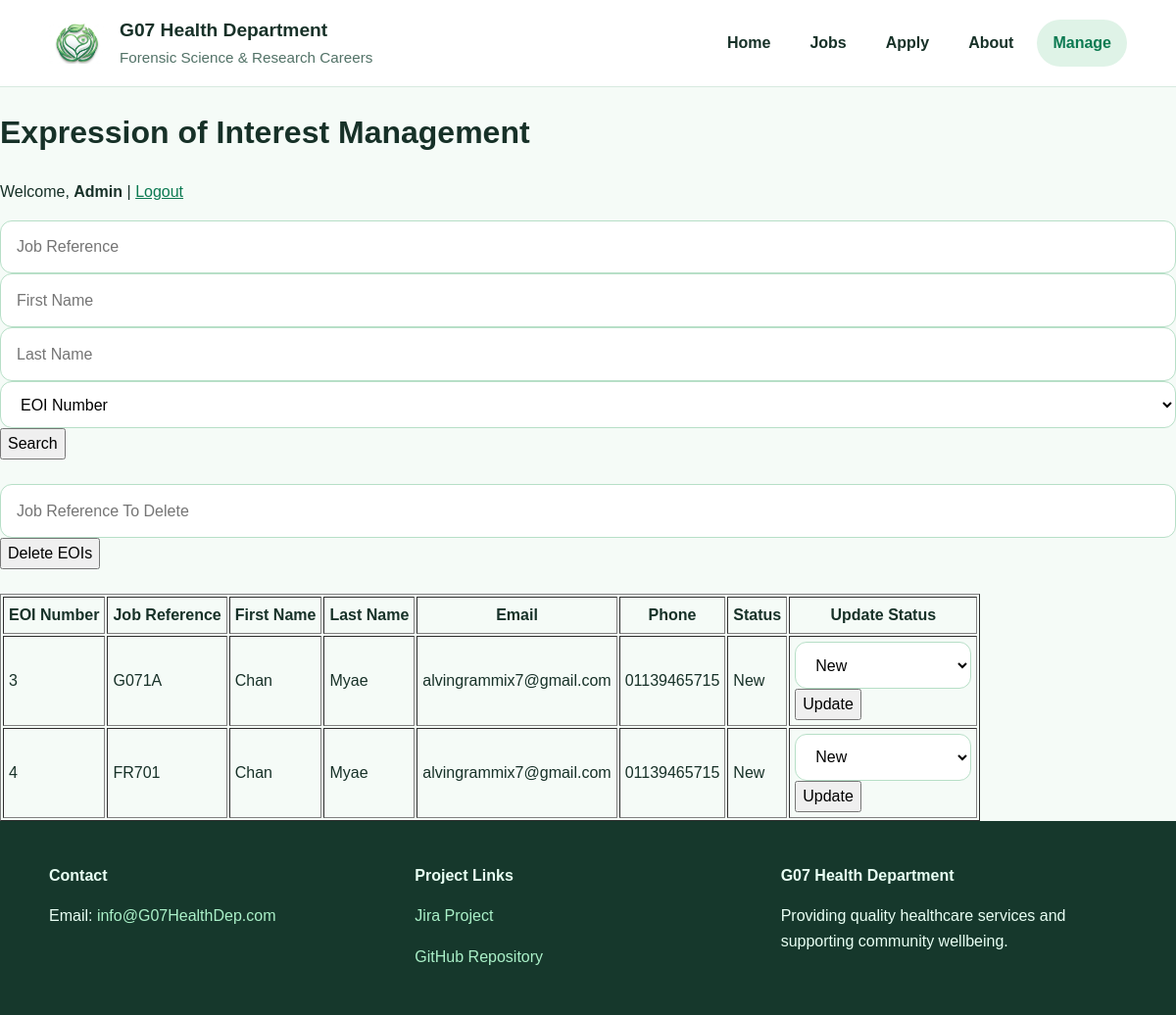
The page /manage.php (signed in) on the database as committed earlier.
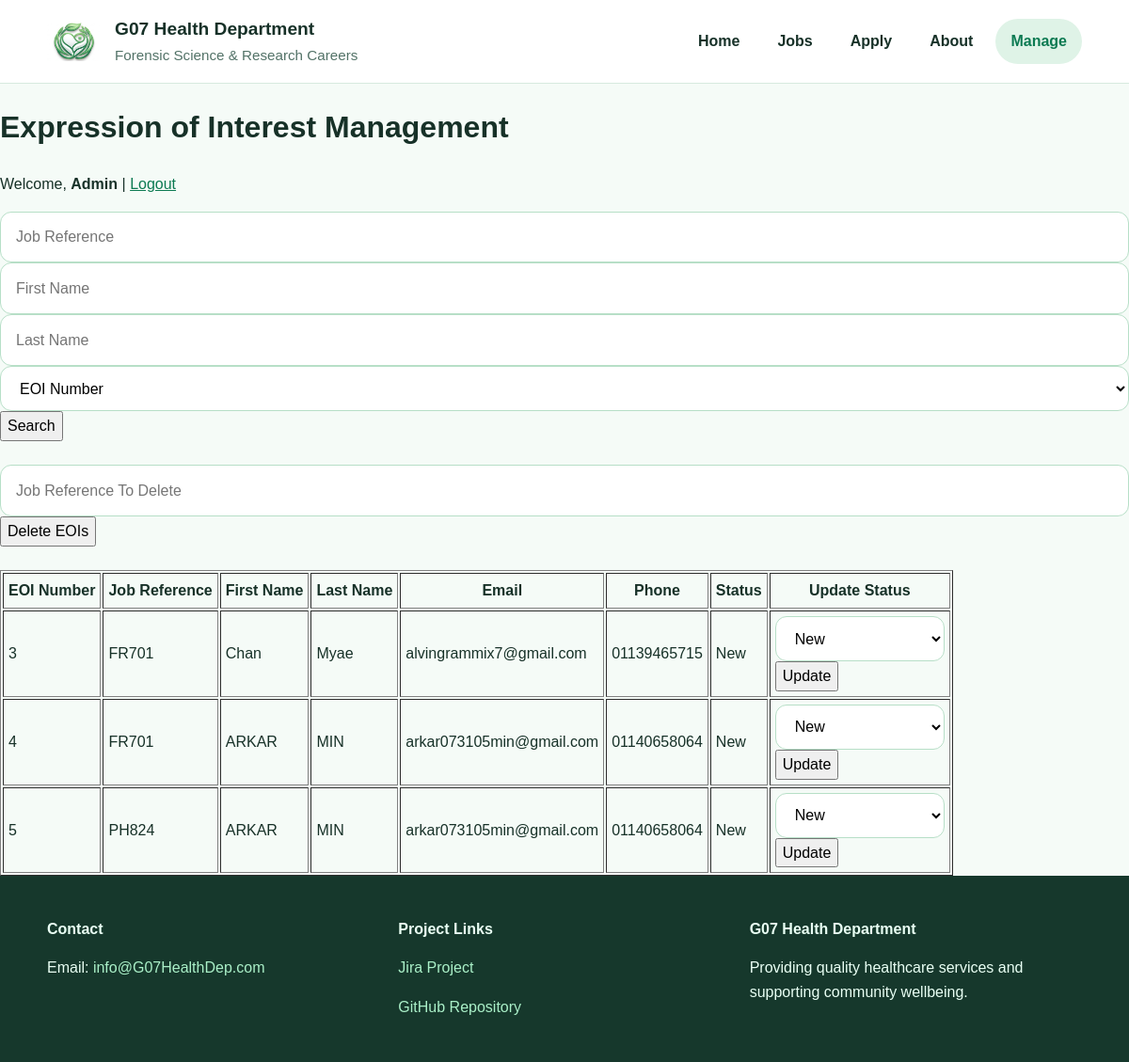
The same page on the database as committed later.
### tables this page shows
CREATE TABLE `eoi` (
  `EOInumber` int(11) NOT NULL,
  `job_reference` varchar(10) NOT NULL,
  `first_name` varchar(20) NOT NULL,
  `last_name` varchar(20) NOT NULL,
  `dob` date NOT NULL,
  `gender` varchar(10) NOT NULL,
  `street` varchar(40) NOT NULL,
  `suburb` varchar(40) NOT NULL,
  `state` varchar(10) NOT NULL,
  `postcode` varchar(4) NOT NULL,
  `email` varchar(100) NOT NULL,
  `phone` varchar(12) NOT NULL,
  `skills` text DEFAULT NULL,
  `other_skills` text DEFAULT NULL,
  `status` enum('New','Current','Final') DEFAULT 'New',
  `position` varchar(50) NOT NULL
);

### web/manage.php (the view, shortened to what this page needs)
<?php
$page = "manage";
require_once("../include/settings.php");
$conn = mysqli_connect($host, $user, $pwd, $sql_db);
$sql = "SELECT * FROM eoi WHERE 1=1";
$sort = "EOInumber";
$sql .= " ORDER BY $sort";
$result = mysqli_query($conn, $sql);
include("../include/header.inc");
include("../include/nav.inc");
?>
<main class="manage-page">
<h1>Expression of Interest Management</h1>
<p>
Welcome,
<strong><?php echo $_SESSION["username"]; ?></strong>
|
<a href="logout.php">Logout</a>
</p>
<form method="post">
    <input
        type="text"
        name="ref_number"
        placeholder="Job Reference">
    <input
        type="text"
        name="fname"
        placeholder="First Name">
    <input
        type="text"
        name="lname"
        placeholder="Last Name">
    <select name="sort">
        <option value="EOInumber">EOI Number</option>
    </select>
    <button type="submit">
        Search
    </button>
</form>
<br>
<form method="post">
    <input
        type="text"
        name="delete_ref"
        placeholder="Job Reference To Delete"
        required>
    <button
        type="submit"
        name="delete_eoi">
        Delete EOIs
    </button>
</form>
<br>
<table border="1" cellpadding="5">
<tr>
    <th>EOI Number</th>
    <th>Job Reference</th>
    <th>First Name</th>
    <th>Last Name</th>
    <th>Email</th>
    <th>Phone</th>
    <th>Status</th>
    <th>Update Status</th>
</tr>
<?php
if ($result && mysqli_num_rows($result) > 0)
{
    while ($row = mysqli_fetch_assoc($result))
    {
?>
<tr>
<td><?php echo $row["EOInumber"]; ?></td>
<td><?php echo $row["job_reference"]; ?></td>
<td><?php echo $row["first_name"]; ?></td>
<td><?php echo $row["last_name"]; ?></td>
<td><?php echo $row["email"]; ?></td>
<td><?php echo $row["phone"]; ?></td>
<td><?php echo $row["status"]; ?></td>
<td>
<form method="post">
<select name="status">
    <option value="New">New</option>
</select>
<button
    type="submit"
    name="update_status">
    Update
</button>
</form>
</td>
</tr>
<?php
    }
}
?>
</table>
</main>
<?php
include("../include/footer.inc");
?>

### include/header.inc (shortened to what this page needs)
<!DOCTYPE html>
<html lang="en">
<head>
  <link rel="stylesheet" href="../styles.css">
</head>
<body>
  <header class="site-header">
    <div class="container nav-wrap">
      <a href="index.php" class="brand">
        <div class="brand-icon" aria-hidden="true">
          <img src="../images/LOGO.png" alt="G07 Health Department Logo">
        </div>
        <div>
          <h1 class="brand-name">G07 Health Department</h1>
          <p class="brand-tagline">Forensic Science & Research Careers</p>
        </div>
      </a>

### include/nav.inc
<nav aria-label="Main navigation">
        <ul class="nav-menu">
          <li><a href="index.php" <?php if ($page == "home") echo 'aria-current="page"'; ?>>Home</a></li>
          <li><a href="jobs.php" <?php if ($page == "jobs") echo 'aria-current="page"'; ?>>Jobs</a></li>
          <li><a href="apply.php" <?php if ($page == "apply") echo 'aria-current="page"'; ?>>Apply</a></li>
          <li><a href="about.php" <?php if ($page == "about") echo 'aria-current="page"'; ?>>About</a></li>
          <li><a href="manage.php"<?php if ($page == "manage") echo 'aria-current="page"'; ?>>Manage</a></li>
        </ul>
      </nav>
    </div>
  </header>

### include/footer.inc
<footer class="site-footer">
    <div class="container footer-grid">
    <div>
        <h2>Contact</h2>
        <p>
            Email:
            <a href="mailto:info@G07HealthDep.com">
                info@G07HealthDep.com
            </a>
        </p>
    </div>
    <div>
        <h2>Project Links</h2>
        <p>
            <a href="https://chanmyaeoo.atlassian.net/jira/software/projects/GHRW/summary?atlOrigin=eyJpIjoiMjRjMmI4YTZhYjc0NGNiNmJlZmMxMjY5ZmQ1MmZiNDAiLCJwIjoiaiJ9" target="_blank">
                Jira Project
            </a>
        </p>
        <p>
            <a href="https://github.com/minmyat1010/Assingment-Part-2.git" target="_blank">
                GitHub Repository
            </a>
        </p>
    </div>
    <div>
        <h2>G07 Health Department</h2>
        <p>
            Providing quality healthcare services and supporting community wellbeing.
        </p>
    </div>
</div>
</footer>
</body>
</html>

### styles.css (style rules this page uses)
* { box-sizing: border-box; }
html { scroll-behavior: smooth; }
body { margin: 0; font-family: Arial, Helvetica, sans-serif; line-height: 1.6; color: #173128; background: #f5fbf7; }
img { max-width: 100%; display: block; }
a { color: #0c7a52; }
.container { width: min(1100px, 92%); margin: 0 auto; }
.brand { text-decoration: none; color: inherit; }
.nav-menu a { text-decoration: none; }
.site-header { background: #ffffff; border-bottom: 1px solid #d7eadf; position: sticky; top: 0; z-index: 20; }
.nav-wrap { display: flex; justify-content: space-between; align-items: center; gap: 1rem; padding: 1rem 0; }
.brand { display: flex; align-items: center; gap: 1rem; }
.brand-icon { width: 56px; height: 56px; border-radius: 50%; display: grid; place-items: center; font-weight: bold; }
.brand-name { font-size: 1.2rem; margin: 0; }
.brand-tagline { margin: 0; color: #527267; font-size: 0.95rem; }
.nav-menu { list-style: none; display: flex; flex-wrap: wrap; gap: 0.5rem; margin: 0; padding: 0; }
.nav-menu a { text-decoration: none; display: inline-block; padding: 0.7rem 1rem; border-radius: 999px; color: #173128; font-weight: bold; }
.nav-menu a:hover, .nav-menu a:focus, .nav-menu a[aria-current="page"] { background: #dff3e7; color: #0c7a52; }
input, select, textarea, button { font: inherit; }
input, select, textarea { resize: none; width: 100%; padding: 0.85rem 1rem; border: 1px solid #b7dfc7; border-radius: 12px; background: #ffffff; }
.site-footer { background: #16382c; color: #e9fff4; padding: 30px 0; width: 100%; }
.footer-grid { width: min(1100px, 92%); margin: 0 auto; display: grid; grid-template-columns: repeat(3, 1fr); gap: 20px; }
.site-footer a { color: #aaf0c8; text-decoration: none; }
.site-footer h2 { font-size: 16px; margin-bottom: 10px; }

Rows that differ between the two databases and show on the page:
changed eoi "Chan": job_reference "G071A" → "FR701"
changed eoi id 4: first_name "Chan" → "ARKAR"; last_name "Myae" → "MIN"; email "alvingrammix7@gmail.com" → "arkar073105min@gmail.com"; phone "01139465715" → "01140658064"
added eoi: EOInumber "5", job_reference "PH824", first_name "ARKAR", last_name "MIN", email "arkar073105min@gmail.com", phone "01140658064", status "New"
